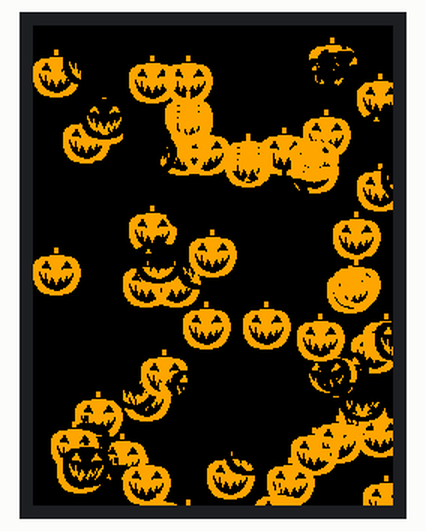
Recording of a sketch running on a simulated Arduino Uno, built with avr-gcc and run on an emulated ATmega328P. Parts: 240×320 colour display. Random numbers use the default seed unless the sketch sets one.

Above: at 0.84 s.
At 6.18 s:
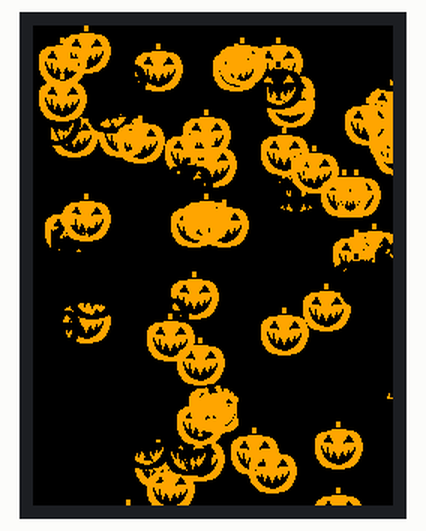
At 10.57 s:
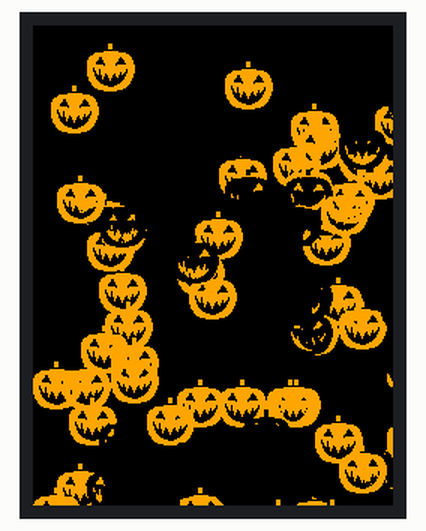
At 19.84 s:
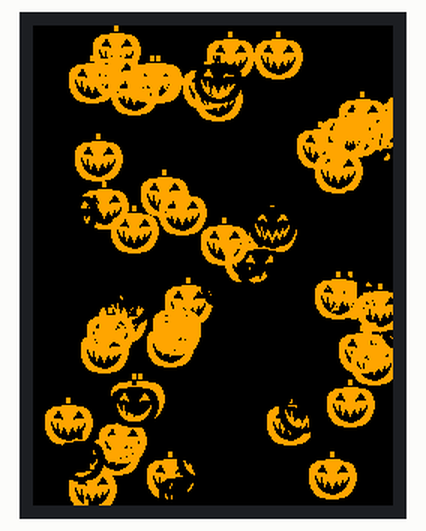
At 29.58 s:
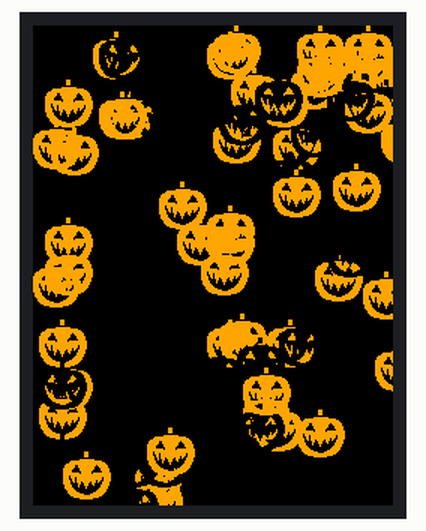
At 39.2 s:
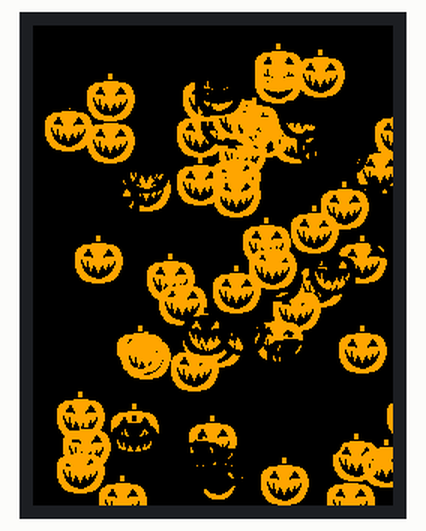

Measured:
- what the display in image 1 shows lasts 0.5 s, from 5.9 s to 6.4 s

The sketch:

TFTpumpkin.ino
```cpp
// TFT Pumpkin Patch
// scruss - 2017-10 - for Elmwood Electronics
// https://elmwood.to/
// written for Arduino
//  and Adafruit 3.5" TFT 320x480 + Touchscreen Breakout Board
//  <https://www.adafruit.com/product/2050>

#include <Adafruit_GFX.h>    // Core graphics library
#include <Adafruit_TFTLCD.h> // Hardware-specific library
#include "pumpkin.h"

/*
   Wiring:

   TFT      Arduino
   =====    =========
   GND      GND
   3-5V     5V
   D0       8
   D1       9
   D2       2
   D3       3
   D4       4
   D5       5
   D6       6
   D7       7
   CS       A3
   C/D      A2
   WR       A1
   RD       A0

*/
// LCD Control Pins
#define LCD_CS A3 // Chip Select    → A3
#define LCD_CD A2 // Command/Data   → A2
#define LCD_WR A1 // LCD Write      → A1
#define LCD_RD A0 // LCD Read       → A0
#define LCD_RESET A4 // Not used here

// It's Halloween - we only need two colours …
#define  BLACK   0x0000
// orange is #ffa500 in RGB-888; RGB-565 conversion is 0xFD20
#define ORANGE  0xFD20

Adafruit_TFTLCD tft(LCD_CS, LCD_CD, LCD_WR, LCD_RD, LCD_RESET);

int width, height; // for screen size

struct point {
  int16_t x;
  int16_t y;
};

// array to keep track of pumpkin coordinates
//  > 50 is a bit overlappy
//  < 50 can look a bit sparse
#define PUMPCOUNT 50
struct point pumpkins[PUMPCOUNT];

void setup(void) {
  // get screen size
  width = tft.width();
  height = tft.height();

  // reset and clear the screen
  tft.reset();
  uint16_t identifier = tft.readID();
  tft.begin(identifier);
  tft.fillScreen(BLACK);

  // draw initial pumpkins
  for (int i = 0; i < PUMPCOUNT; i++) {
    pumpkins[i].x = (int16_t) 4 * random(width / 4);
    pumpkins[i].y = (int16_t) 4 * random(height / 4);
    tft.drawBitmap(pumpkins[i].x, pumpkins[i].y,
                   (const uint8_t *)pgm_read_word(&img_and_mask[1]),
                   (int16_t) 32,
                   (int16_t) 32, ORANGE);
  }
}

void loop(void) {
  // draw the pumpkins!
  for (int i = 0; i < PUMPCOUNT; i++) {
    // erase previous pumpkin position by drawing it black
    tft.drawBitmap(pumpkins[i].x, pumpkins[i].y,
                   (const uint8_t *)pgm_read_word(&img_and_mask[1]),
                   (int16_t) 32,
                   (int16_t) 32, BLACK);
    // pick new random(ish) location and draw it in orange
    pumpkins[i].x = (int16_t) 4 * random(width / 4);
    pumpkins[i].y = (int16_t) 4 * random(height / 4);
    tft.drawBitmap(pumpkins[i].x, pumpkins[i].y,
                   (const uint8_t *)pgm_read_word(&img_and_mask[1]),
                   (int16_t) 32,
                   (int16_t) 32, ORANGE);
  }
}
```

pumpkin.h
```cpp
#include <avr/pgmspace.h>
/*
   I have the mask and image swapped here, oops
   and I didn't really need the mask after all.
*/

//               ###
//               ###
//               ###
//               ###
//
//            ##########
//      #####################
//     ########################
//   ###########################
//  #######  ############ #######
//  #######  ###########   ######
// #######    ##########    ######
// ######     #########     ######
// ######      #######       #####
// ########### ####### ############
// ################################
// #### ###########################
// #### ### ################# #####
// ####  ## ################# #####
// ##### ## ############# ##  #####
// #####  # ### ##### ### #  #####
// #####     ##  ###  ##     #####
//  #####    #   ###   #    ######
//  #####    #    #         #####
//  ######        #        ######
//   ######               ######
//    ######             #######
//    ########         ########
//     ##########    #########
//      #####################
//        #################
//            #########
// … because yay ASCII art

static const uint8_t pumpkin [] PROGMEM = {
  // 'pumpkin16'
  0xff, 0xfc, 0x7f, 0xff, 0xff, 0xfc, 0x7f, 0xff, 0xff, 0xfc, 0x7f, 0xff, 0xff, 0xfc, 0x7f, 0xff,
  0xff, 0xff, 0xff, 0xff, 0xff, 0xe0, 0x07, 0xff, 0xf8, 0x00, 0x00, 0x3f, 0xf0, 0x00, 0x00, 0x0f,
  0xc0, 0x00, 0x00, 0x07, 0x80, 0xc0, 0x02, 0x03, 0x80, 0xc0, 0x07, 0x03, 0x01, 0xe0, 0x07, 0x81,
  0x03, 0xe0, 0x0f, 0x81, 0x03, 0xf0, 0x1f, 0xc1, 0x00, 0x10, 0x10, 0x00, 0x00, 0x00, 0x00, 0x00,
  0x08, 0x00, 0x00, 0x00, 0x08, 0x80, 0x00, 0x20, 0x0c, 0x80, 0x00, 0x20, 0x04, 0x80, 0x02, 0x60,
  0x06, 0x88, 0x22, 0xc1, 0x07, 0xcc, 0x67, 0xc1, 0x83, 0xdc, 0x77, 0x81, 0x83, 0xde, 0xff, 0x83,
  0x81, 0xfe, 0xff, 0x03, 0xc0, 0xff, 0xfe, 0x07, 0xe0, 0x7f, 0xfc, 0x07, 0xe0, 0x1f, 0xf0, 0x0f,
  0xf0, 0x03, 0xc0, 0x1f, 0xf8, 0x00, 0x00, 0x3f, 0xfe, 0x00, 0x00, 0xff, 0xff, 0xe0, 0x0f, 0xff,
};

static const uint8_t pumpkin_mask [] PROGMEM = {
  // 'pumpkin16mask'
  0x00, 0x03, 0x80, 0x00, 0x00, 0x03, 0x80, 0x00, 0x00, 0x03, 0x80, 0x00, 0x00, 0x03, 0x80, 0x00,
  0x00, 0x00, 0x00, 0x00, 0x00, 0x1f, 0xf8, 0x00, 0x07, 0xff, 0xff, 0xc0, 0x0f, 0xff, 0xff, 0xf0,
  0x3f, 0xff, 0xff, 0xf8, 0x7f, 0x3f, 0xfd, 0xfc, 0x7f, 0x3f, 0xf8, 0xfc, 0xfe, 0x1f, 0xf8, 0x7e,
  0xfc, 0x1f, 0xf0, 0x7e, 0xfc, 0x0f, 0xe0, 0x3e, 0xff, 0xef, 0xef, 0xff, 0xff, 0xff, 0xff, 0xff,
  0xf7, 0xff, 0xff, 0xff, 0xf7, 0x7f, 0xff, 0xdf, 0xf3, 0x7f, 0xff, 0xdf, 0xfb, 0x7f, 0xfd, 0x9f,
  0xf9, 0x77, 0xdd, 0x3e, 0xf8, 0x33, 0x98, 0x3e, 0x7c, 0x23, 0x88, 0x7e, 0x7c, 0x21, 0x00, 0x7c,
  0x7e, 0x01, 0x00, 0xfc, 0x3f, 0x00, 0x01, 0xf8, 0x1f, 0x80, 0x03, 0xf8, 0x1f, 0xe0, 0x0f, 0xf0,
  0x0f, 0xfc, 0x3f, 0xe0, 0x07, 0xff, 0xff, 0xc0, 0x01, 0xff, 0xff, 0x00, 0x00, 0x1f, 0xf0, 0x00,
};

const uint8_t* const img_and_mask[] PROGMEM = {
  pumpkin, pumpkin_mask
};
```
